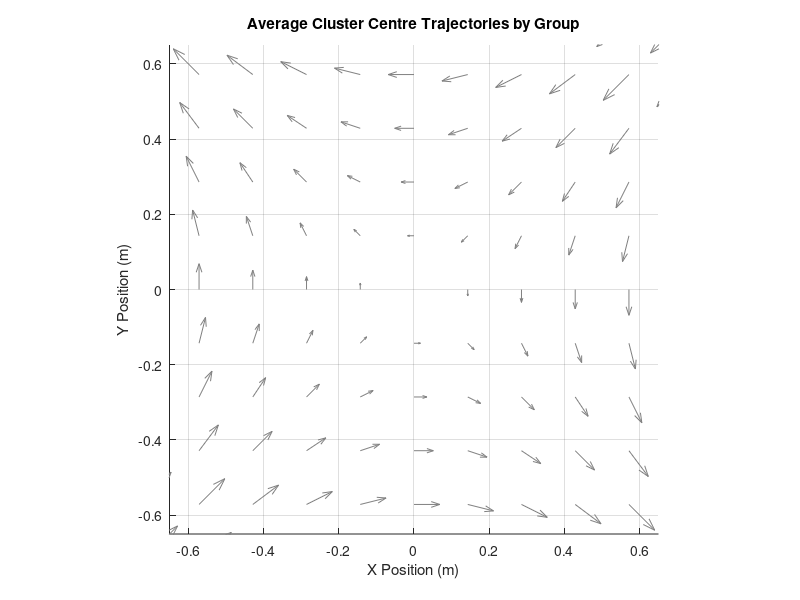

This chart was generated by the following MATLAB code: (Note: this script raises an error after producing the figure.)
% Average Trajectory Plotter - Modified for 80 runs in groups of 10
% This script loads 80 run files and creates separate average trajectories
% for each group of 10 runs (1-10, 11-20, ..., 71-80)

% Define all 80 run files
run_files = cell(1, 80);
for i = 1:80
    run_files{i} = sprintf('run%d.mat', i);
end

% Display info message at start
fprintf('Loading and processing %d run files in groups of 10...\n', length(run_files));

% Define colors for different entities
cluster_color = [0.2 0.2 0.2];  % Dark gray
robot1_color = [0.8 0.2 0.2];   % Red
robot2_color = [0.2 0.6 0.2];   % Green
robot3_color = [0.2 0.3 0.8];   % Blue

% Define colors for different groups (8 groups total)
group_colors = [
    0.8 0.2 0.2;  % Red
    0.2 0.6 0.2;  % Green
    0.2 0.3 0.8;  % Blue
    0.8 0.5 0.2;  % Orange
    0.6 0.2 0.8;  % Purple
    0.8 0.8 0.2;  % Yellow
    0.2 0.8 0.8;  % Cyan
    0.8 0.2 0.6;  % Magenta
];

% Process each group of 10 runs
num_groups = 8;
runs_per_group = 10;

% Storage for average trajectories of each group
group_avg_cluster = cell(1, num_groups);
group_std_cluster = cell(1, num_groups);
group_avg_robot1 = cell(1, num_groups);
group_std_robot1 = cell(1, num_groups);
group_avg_robot2 = cell(1, num_groups);
group_std_robot2 = cell(1, num_groups);
group_avg_robot3 = cell(1, num_groups);
group_std_robot3 = cell(1, num_groups);

% Process each group
for group_idx = 1:num_groups
    fprintf('\n=== Processing Group %d (runs %d-%d) ===\n', group_idx, ...
        (group_idx-1)*runs_per_group + 1, group_idx*runs_per_group);
    
    % Create data storage for trajectories in this group
    all_cluster_traj = {};
    all_robot1_traj = {};
    all_robot2_traj = {};
    all_robot3_traj = {};
    
    % Get the run indices for this group
    start_idx = (group_idx - 1) * runs_per_group + 1;
    end_idx = group_idx * runs_per_group;
    
    % Check which files exist in this group
    existing_files = {};
    for i = start_idx:end_idx
        if exist(run_files{i}, 'file')
            existing_files{end+1} = run_files{i};
        else
            fprintf('Warning: File not found - %s\n', run_files{i});
        end
    end
    
    fprintf('Found %d existing run files in group %d\n', length(existing_files), group_idx);
    
    if isempty(existing_files)
        fprintf('Warning: No run files found for group %d. Skipping...\n', group_idx);
        continue;
    end
    
    % Process each run file in this group
    for run_idx = 1:length(existing_files)
        current_file = existing_files{run_idx};
        fprintf('Loading file: %s\n', current_file);
        
        % Load data
        temp_data = load(current_file);
        
        % Store trajectories if they exist
        if isfield(temp_data, 'cluster_pose')
            all_cluster_traj{end+1} = temp_data.cluster_pose(:,1:2); % Just keep X and Y
        end
        
        if isfield(temp_data, 'robot1_pose')
            all_robot1_traj{end+1} = temp_data.robot1_pose(:,1:2);
        end
        
        if isfield(temp_data, 'robot2_pose')
            all_robot2_traj{end+1} = temp_data.robot2_pose(:,1:2);
        end
        
        if isfield(temp_data, 'robot3_pose')
            all_robot3_traj{end+1} = temp_data.robot3_pose(:,1:2);
        end
    end
    
    % Process and average trajectories for this group
    if ~isempty(all_cluster_traj)
        [group_avg_cluster{group_idx}, group_std_cluster{group_idx}] = averageTrajectories(all_cluster_traj);
        fprintf('Processed %d cluster trajectories for group %d\n', length(all_cluster_traj), group_idx);
    end
    
    if ~isempty(all_robot1_traj)
        [group_avg_robot1{group_idx}, group_std_robot1{group_idx}] = averageTrajectories(all_robot1_traj);
        fprintf('Processed %d robot1 trajectories for group %d\n', length(all_robot1_traj), group_idx);
    end
    
    if ~isempty(all_robot2_traj)
        [group_avg_robot2{group_idx}, group_std_robot2{group_idx}] = averageTrajectories(all_robot2_traj);
        fprintf('Processed %d robot2 trajectories for group %d\n', length(all_robot2_traj), group_idx);
    end
    
    if ~isempty(all_robot3_traj)
        [group_avg_robot3{group_idx}, group_std_robot3{group_idx}] = averageTrajectories(all_robot3_traj);
        fprintf('Processed %d robot3 trajectories for group %d\n', length(all_robot3_traj), group_idx);
    end
end

% Create separate figures for each entity type
% Figure 1: Cluster trajectories
figure('Position', [100, 100, 900, 700]);
hold on;
title('Average Cluster Centre Trajectories by Group');
xlabel('X Position (m)');
ylabel('Y Position (m)');
grid on;
axis equal;
xlim([-0.65 0.65]);
ylim([-0.65 0.65]);

% Add saddle field (negated to get correct orientation)
[X, Y] = meshgrid(linspace(-1, 1, 15), linspace(-1, 1, 15));
center_x = 0; center_y = 0;
r = sqrt((X - center_x).^2 + (Y - center_y).^2);
theta = atan2(Y - center_y, X - center_x);%-pi/2;
U = -r .* sin(theta);  % Negated for correct saddle orientation
V = -r .* cos(theta);  % Negated for correct saddle orientation
scale_factor = 0.5;
U_norm = scale_factor * U;
V_norm = scale_factor * V;
q = quiver(X, Y, U_norm, V_norm, 'Color', [0.5 0.5 0.5], 'LineWidth', 0.5);
q.HandleVisibility = 'off';

% Plot cluster trajectories for each group
for group_idx = 1:num_groups
    if ~isempty(group_avg_cluster{group_idx})
        plotTrajectoryWithConfidence(group_avg_cluster{group_idx}, group_std_cluster{group_idx}, ...
            group_colors(group_idx,:), 2, 0.15, sprintf('Runs %d-%d', ...
            (group_idx-1)*runs_per_group + 1, group_idx*runs_per_group));
    end
end
legend('Location', 'best');
saveas(gcf, 'average_cluster_trajectories_by_group.png');
saveas(gcf, 'average_cluster_trajectories_by_group.fig');

% Figure 2: All robot trajectories for each group
for group_idx = 1:num_groups
    if ~isempty(group_avg_robot1{group_idx}) || ~isempty(group_avg_robot2{group_idx}) || ~isempty(group_avg_robot3{group_idx})
        figure('Position', [100 + 50*group_idx, 100 + 50*group_idx, 900, 700]);
        hold on;
        title(sprintf('Average Robot Trajectories - Runs %d-%d', ...
            (group_idx-1)*runs_per_group + 1, group_idx*runs_per_group));
        xlabel('X Position (m)');
        ylabel('Y Position (m)');
        grid on;
        axis equal;
        xlim([-1 1]);
        ylim([-1 1]);
        
        % Add vortex field
        q = quiver(X, Y, U_norm, V_norm, 'Color', [0.5 0.5 0.5], 'LineWidth', 0.5);
        q.HandleVisibility = 'off';
        
        % Plot trajectories
        if ~isempty(group_avg_cluster{group_idx})
            plotTrajectoryWithConfidence(group_avg_cluster{group_idx}, group_std_cluster{group_idx}, ...
                cluster_color, 3, 0.2, 'Cluster Centre');
        end
        
        if ~isempty(group_avg_robot1{group_idx})
            plotTrajectoryWithConfidence(group_avg_robot1{group_idx}, group_std_robot1{group_idx}, ...
                robot1_color, 2, 0.2, 'Robot 1');
        end
        
        if ~isempty(group_avg_robot2{group_idx})
            plotTrajectoryWithConfidence(group_avg_robot2{group_idx}, group_std_robot2{group_idx}, ...
                robot2_color, 2, 0.2, 'Robot 2');
        end
        
        if ~isempty(group_avg_robot3{group_idx})
            plotTrajectoryWithConfidence(group_avg_robot3{group_idx}, group_std_robot3{group_idx}, ...
                robot3_color, 2, 0.2, 'Robot 3');
        end
        
        % Mark start and end points
        if ~isempty(group_avg_cluster{group_idx})
            avg_traj = group_avg_cluster{group_idx};
            plot(avg_traj(1,1), avg_traj(1,2), 'o', 'MarkerSize', 10, 'MarkerFaceColor', cluster_color, ...
                'MarkerEdgeColor', 'k', 'HandleVisibility', 'off');
            text(avg_traj(1,1)+0.05, avg_traj(1,2)+0.05, 'Start', 'FontWeight', 'bold');
            plot(avg_traj(end,1), avg_traj(end,2), 's', 'MarkerSize', 10, 'MarkerFaceColor', cluster_color, ...
                'MarkerEdgeColor', 'k', 'HandleVisibility', 'off');
            text(avg_traj(end,1)+0.05, avg_traj(end,2)+0.05, 'End', 'FontWeight', 'bold');
        end
        
        legend('Location', 'best');
        saveas(gcf, sprintf('average_trajectories_group_%d.png', group_idx));
        saveas(gcf, sprintf('average_trajectories_group_%d.fig', group_idx));
    end
end

fprintf('\nAll plots saved successfully!\n');

% Function to plot trajectory with confidence band
function h = plotTrajectoryWithConfidence(avg_traj, std_traj, color, line_width, alpha_val, name)
    if isempty(avg_traj)
        h = [];
        return;
    end
    
    % Plot the average trajectory
    h = plot(avg_traj(:,1), avg_traj(:,2), 'Color', color, 'LineWidth', line_width, 'DisplayName', name);
    
    % Create confidence band (mean ± standard deviation)
    x_band = [avg_traj(:,1); flipud(avg_traj(:,1))];
    y_band = [avg_traj(:,2) + std_traj(:,2); flipud(avg_traj(:,2) - std_traj(:,2))];
    
    % Plot the confidence band with transparency
    fill(x_band, y_band, color, 'FaceAlpha', alpha_val, 'EdgeColor', 'none', 'HandleVisibility', 'off');
end

% Define the trajectory averaging function
function [avg_traj, std_traj] = averageTrajectories(trajectories)
    % Find the minimum length among all trajectories
    traj_lengths = cellfun(@(x) size(x, 1), trajectories);
    min_length = min(traj_lengths);
    max_length = max(traj_lengths);
    
    fprintf('  Trajectory lengths vary from %d to %d points\n', min_length, max_length);
    
    % Number of points in the resampled trajectory (use min_length for safety)
    target_length = min_length;
    
    % Storage for resampled trajectories
    resampled_trajectories = cell(1, length(trajectories));
    
    % Resample all trajectories to the target length
    for i = 1:length(trajectories)
        original_traj = trajectories{i};
        original_length = size(original_traj, 1);
        
        if original_length == target_length
            % No resampling needed
            resampled_trajectories{i} = original_traj;
        else
            % Create a parametric representation based on cumulative distance
            % This preserves the spatial distribution better than uniform time sampling
            
            % Calculate cumulative distance along the trajectory
            dist = zeros(original_length, 1);
            for j = 2:original_length
                dist(j) = dist(j-1) + norm(original_traj(j,:) - original_traj(j-1,:));
            end
            
            % Normalize to [0, 1]
            if dist(end) > 0
                param = dist / dist(end);
            else
                param = linspace(0, 1, original_length)';
            end
            
            % Sample points at uniform parameter intervals
            new_param = linspace(0, 1, target_length)';
            resampled_x = interp1(param, original_traj(:,1), new_param, 'pchip');
            resampled_y = interp1(param, original_traj(:,2), new_param, 'pchip');
            
            resampled_trajectories{i} = [resampled_x, resampled_y];
        end
    end
    
    % Convert cell array to 3D array for easier computation
    traj_array = zeros(target_length, 2, length(trajectories));
    for i = 1:length(trajectories)
        traj_array(:,:,i) = resampled_trajectories{i};
    end
    
    % Calculate mean and standard deviation across runs
    avg_traj = mean(traj_array, 3);
    std_traj = std(traj_array, 0, 3);
end
